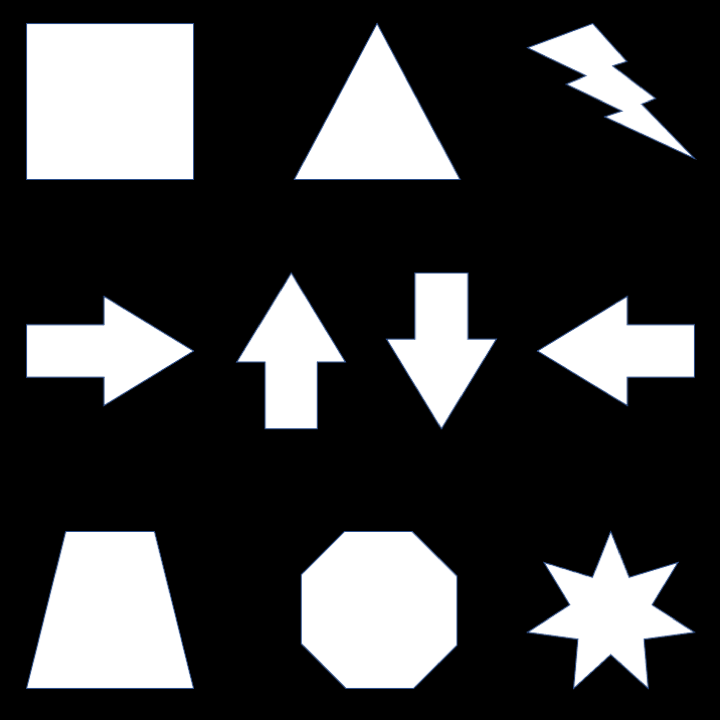
#> input picture CA_2024 (1)/data/shapes.png, 720 x 720 px, found by its file name
$ python prac-1.py
#> lines starting #> are read from the running program, lines starting #| are printed output that depends on the picture
import numpy as np
from scipy.signal import convolve2d
from PIL import Image

def compute_gradient_magnitude(gr_im, kx, ky):
    gradient_x = convolve2d(gr_im, kx, mode='same', boundary='symm')
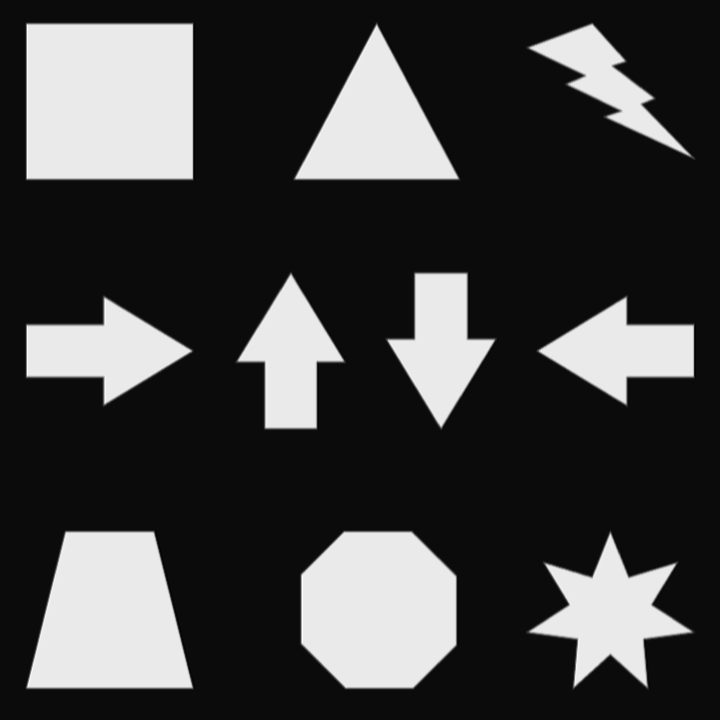
#> gradient_x: shape (720, 720) int64; min -296, max 6397, mean 1462.5; drawn with min black and max white
    gradient_y = convolve2d(gr_im, ky, mode='same', boundary='symm')
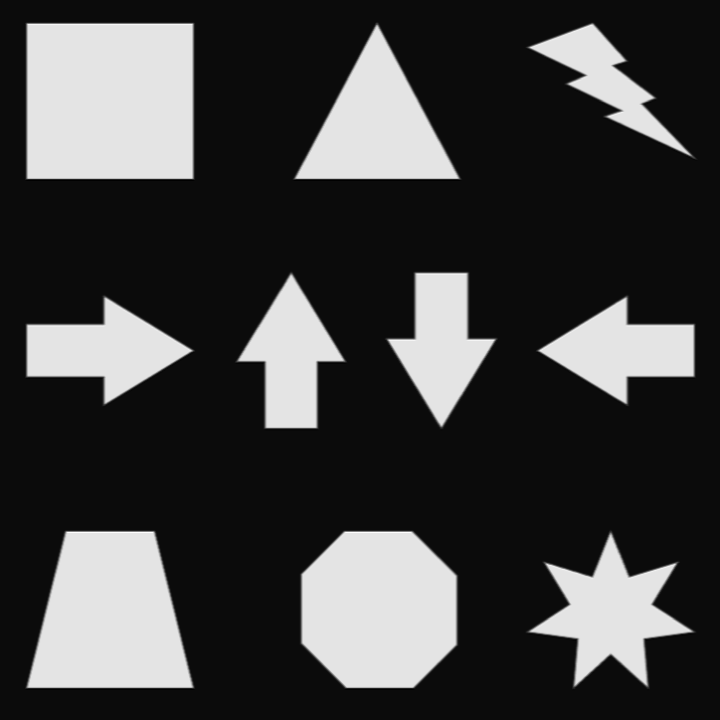
#> gradient_y: shape (720, 720) int64; min -312, max 6573, mean 1462.5; drawn with min black and max white

    gradient_magnitude = np.sqrt(gradient_x ** 2 + gradient_y ** 2)

    return gradient_magnitude.astype(np.float64)

def compute_gradient_direction(gr_im, kx, ky):
    gradient_x = convolve2d(gr_im, kx, mode='same', boundary='symm')
    gradient_y = convolve2d(gr_im, ky, mode='same', boundary='symm')

    gradient_direction = np.arctan2(gradient_y, gradient_x)
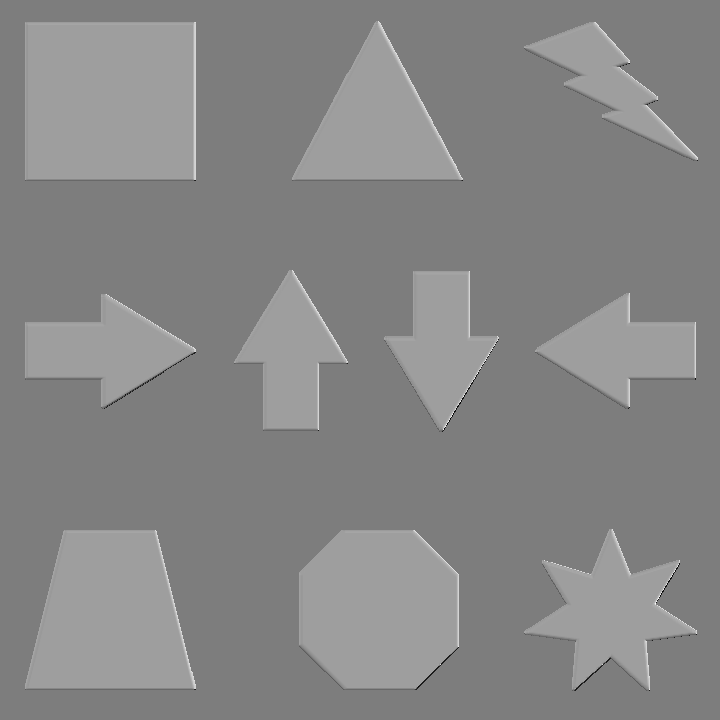
#> gradient_direction: shape (720, 720) float64; min -3.04, max 3.12, mean 0.215; drawn with min black and max white

    return gradient_direction.astype(np.float64)

image_path = r'C:\Users\Admin\Documents\ECMM_pract\data\shapes.png'
try:
    image = Image.open(image_path).convert('L')
except FileNotFoundError:
    print(f"File '{image_path}' not found. Please check the file path.")
    exit()

gr_im = np.array(image)

kx = np.array([[1, 7, -1],
               [4, 7, -2],
               [1, 7, -1]], dtype=int)
ky = np.array([[1, 4, 1],
               [7, 7, 7],
               [-1, -2, -1]], dtype=int)

gradient_magnitude = compute_gradient_magnitude(gr_im, kx, ky)
gradient_direction = compute_gradient_direction(gr_im, kx, ky)

print("Gradient Magnitude:")
print(gradient_magnitude)
#> (printed output is left out)
print("\nGradient Direction (in radians):")
print(gradient_direction)
#> (printed output is left out)
